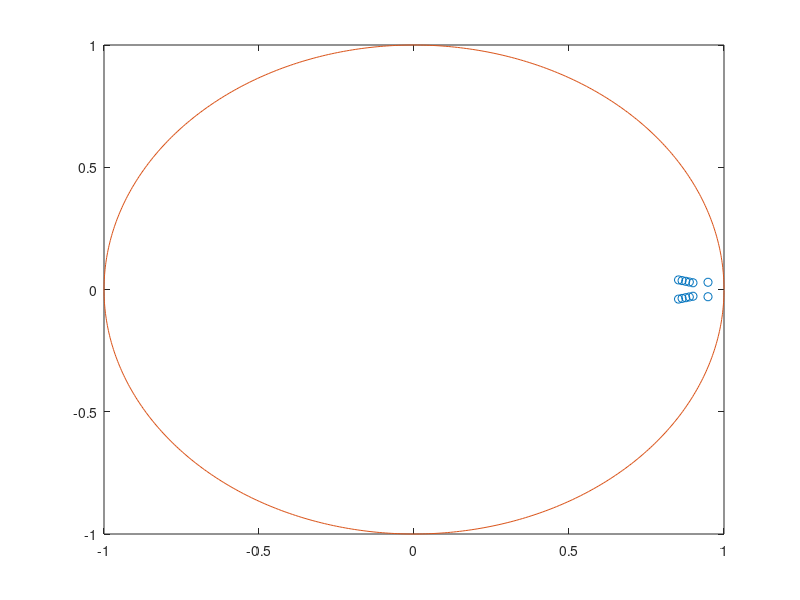

Write the MATLAB code that produced this figure. (Note: this script raises an error after producing the figure.)
close all;
clear

load('references_16.mat');

m = 0.5;
L = 0.25;
k = 3*10^-6;
b = 10^-7;
g = 9.81;
kd = 0.25;
Ixx = 5*10^-3;
Iyy = 5*10^-3;
Izz = 1*10^-2;
cm = 10^4;
uhover = (g*m)/(4*cm*k);
u1 = uhover;
u2 = uhover;
u3 = uhover;
u4 = uhover;

% construct Jacobian = A
A= zeros(12);
A(1,4) = 1;
A(2,5) = 1;
A(3,6) = 1;
A(4,4) = -kd/m;
A(4,8) = k*cm/m*(u1+u2+u3+u4);
A(5,5) = -kd/m;
A(5,7) = -k*cm/m*(u1+u2+u3+u4);
A(6,6) = -kd/m;
A(7,10) = 1;
A(8,11) = 1;
A(9,12) = 1;

% Jacobian for inputs = B
B = zeros(12,4);
B(6,1:4) = k*cm/m;
B(10,1) = L*k*cm/Ixx;
B(10,3) = -L*k*cm/Ixx;
B(11,2) = L*k*cm/Iyy;
B(11,4) = -L*k*cm/Iyy;
B(12,1) = b*cm/Izz;
B(12,2) = - b*cm/Izz;
B(12,3) = b*cm/Izz;
B(12,4) = - b*cm/Izz;

% construct C
C = eye(12);

D = zeros(12,4);

sys = ss(A,B,C,D);


Ts = 0.05;

% bilinear
sysd = c2d(sys,Ts,'tustin');
Ad = sysd.A;
Bd = sysd.B;
Cd = sysd.C;
Dd = sysd.D;


%% Choose poles for LQR 
poles = zeros(12,1);
%select dominant poles first continuous and then transform to discrete.
damping = 0.86; %generally good choice
alpha = -1.05; %close to imaginary axis
ratio_ab = -damping/sqrt(1-damping^2);
beta = alpha/ratio_ab;
poles(1) = exp((alpha + j*beta)*Ts);
poles(2) = exp((alpha - j*beta)*Ts);


damping = 0.96; %higher for non dominant poles
ratio_ab = -damping/sqrt(1-damping^2);
alpha = alpha*3:(alpha*2-alpha*3)/4:alpha*2;
beta = alpha/ratio_ab;

for i = 1:5
    poles(2*i+1) =  exp((alpha(i) + j*beta(i))*Ts);
    poles(2*i+2) =  exp((alpha(i) - j*beta(i))*Ts);
end
theta = 0:0.01:2*pi;
figure(1)
plot(real(poles),imag(poles),'o')
hold on
plot(cos(theta),sin(theta))

K_pole = place(Ad,Bd,poles);

%pole plot
Acl = Ad-Bd*K_pole;
Bcl = Bd*K_pole;
Ccl = Cd-Dd*K_pole;
Dcl = Dd*K_pole;

syscl = ss(Acl,Bcl,Ccl,Dcl);
theta = 0:0.01:2*pi;
figure(2)
pzplot(syscl)
hold on
plot(cos(theta),sin(theta))
xlim([-1,1])
ylim([-1,1])

N =pinv([Ad-eye(12), Bd; Cd, Dd])*[zeros(12,12); eye(12)];
Nx = N(1:12,:);
Nu = N(13:end,:);

%% Estimator design

C = zeros(6,12);
C(1:3,1:3) = eye(3);
C(4:6,7:9) = eye(3);
D = zeros(6,4);
sysd = c2d(ss(A,B,C,D),Ts,'tustin');
Ad = sysd.A;
Bd = sysd.B;
Cd = sysd.C;
Dd = sysd.D;

poles = zeros(12,1);
%select dominant poles first continuous and then transform to discrete.
damping = 0.5; %generally good choice
alpha = -0.5; %close to imaginary axis
ratio_ab = -damping/sqrt(1-damping^2);
beta = alpha/ratio_ab;
poles(1) = exp((alpha + j*beta)*Ts);
poles(2) = exp((alpha - j*beta)*Ts);


damping = 0.8; %higher for non dominant poles
ratio_ab = -damping/sqrt(1-damping^2);
alpha = alpha*3:(alpha*2-alpha*3)/4:alpha*2;
beta = alpha/ratio_ab;

for i = 1:5
    poles(2*i+1) =  exp((alpha(i) + j*beta(i))*Ts);
    poles(2*i+2) =  exp((alpha(i) - j*beta(i))*Ts);
end
theta = 0:0.01:2*pi;
figure(1)
plot(real(poles),imag(poles),'o')
hold on
plot(cos(theta),sin(theta))

L_pole = place(Ad',Cd',poles)';

